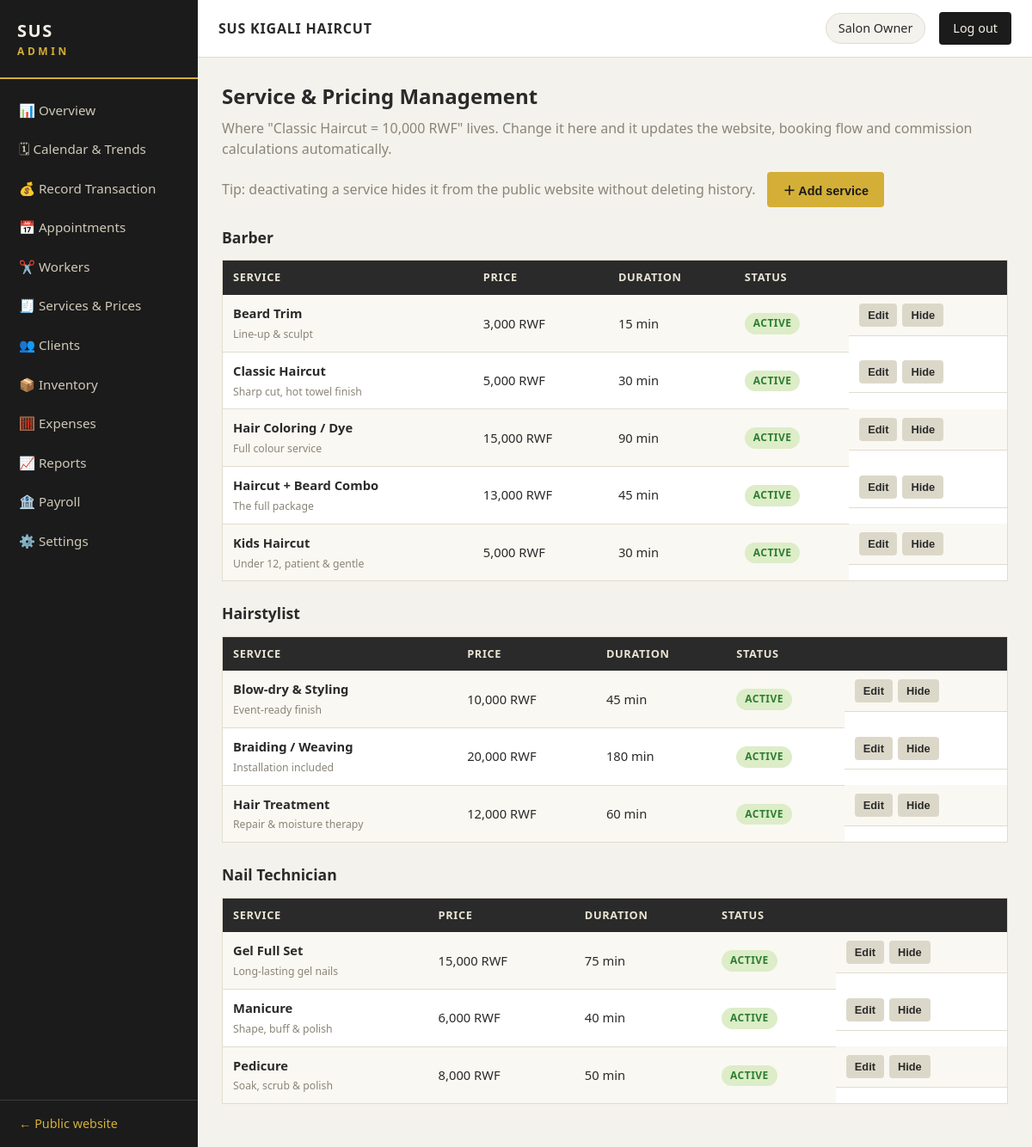
Page /admin/services (signed in) on the committed database.
### sus/models.py (models this page shows, shortened)
class Setting(db.Model):
    __tablename__ = "settings"
    key = db.Column(db.String(60), primary_key=True)
    value = db.Column(db.String(255), nullable=False)
    @staticmethod
    def get(key, default=None):
        s = Setting.query.get(key)
        return s.value if s else default

class User(db.Model):
    __tablename__ = "users"
    id = db.Column(db.Integer, primary_key=True)
    name = db.Column(db.String(120), nullable=False)
    phone = db.Column(db.String(30))
    email = db.Column(db.String(120), unique=True)
    role = db.Column(db.String(20), nullable=False, default="worker")  # super_admin / manager / worker
    password_hash = db.Column(db.String(255), nullable=False)
    status = db.Column(db.String(20), nullable=False, default="active")
    worker = db.relationship("Worker", backref="user", uselist=False)

class Service(db.Model):
    __tablename__ = "services"
    id = db.Column(db.Integer, primary_key=True)
    name = db.Column(db.String(120), nullable=False)
    description = db.Column(db.String(255))
    price = db.Column(db.Integer, nullable=False)  # RWF
    duration_minutes = db.Column(db.Integer, nullable=False, default=30)
    category = db.Column(db.String(40), nullable=False, default="Barber")
    active = db.Column(db.Boolean, nullable=False, default=True)

### sus/admin.py (the view)
@admin_bp.route("/services")
@role_required("super_admin", "manager")
def services():
    grouped = defaultdict(list)
    for s in Service.query.order_by(Service.category, Service.name).all():
        grouped[s.category].append(s)
    return render_template("admin/services.html", grouped=grouped,
                           categories=["Barber", "Hairstylist", "Nail Technician", "Other"])

### sus/__init__.py (called while the page is built)
def create_app(config_class=Config):
    app = Flask(__name__)
    app.config.from_object(config_class)
    db.init_app(app)
    from .public import public_bp
    from .admin import admin_bp
    from .api import api_bp
    app.register_blueprint(public_bp)
    app.register_blueprint(admin_bp)
    app.register_blueprint(api_bp)
    @app.template_filter("rwf")
    def rwf(value):
        try:
            return f"{int(value):,} RWF"
        except (TypeError, ValueError):
            return value
    @app.context_processor
    def inject_user():
        from .auth import current_user
        u = current_user()
        return {"current_user_name": u.name if u else ""}
    return app

### sus/auth.py (called while the page is built)
def current_user():
    uid = session.get("user_id")
    return User.query.get(uid) if uid else None

def role_required(*roles):
    def decorator(f):
        @wraps(f)
        def wrapper(*args, **kwargs):
            u = current_user()
            if not u:
                return redirect(url_for("admin.login", next=request.path))
            if u.role not in roles:
                return "Forbidden — you do not have permission to view this page.", 403
            return f(*args, **kwargs)
        return wrapper
    return decorator

### sus/public.py (called while the page is built)
def shop():
    return {
        "name": Setting.get("shop_name", "SUS KIGALI HAIRCUT"),
        "tagline": Setting.get("tagline", ""),
        "phone": Setting.get("phone", ""),
        "whatsapp": Setting.get("whatsapp", ""),
        "address": Setting.get("address", ""),
        "hours": Setting.get("hours", ""),
    }

@public_bp.app_context_processor
def inject_shop():
    return {"shop": shop()}

### sus/templates/admin/services.html (shortened to what this page needs)
{% extends "admin/base_admin.html" %}
{% block content %}
<h1>Service & Pricing Management</h1>
<p class="muted">Where "Classic Haircut = 10,000 RWF" lives. Change it here and it updates the website, booking flow and commission calculations automatically.</p>
<div class="toolbar">
  <span class="muted">Tip: deactivating a service hides it from the public website without deleting history.</span>
  <button class="btn-gold" onclick="toggleForm('service-form')">＋ Add service</button>
</div>
{% for category, items in grouped.items() %}
<h2 class="category-title">{{ category }}</h2>
<table>
  <tr><th>Service</th><th>Price</th><th>Duration</th><th>Status</th><th></th></tr>
  {% for s in items %}
  <tr>
    <td><strong>{{ s.name }}</strong><br><small class="muted">{{ s.description or '' }}</small></td>
    <td>{{ s.price|rwf }}</td>
    <td>{{ s.duration_minutes }} min</td>
    <td><span class="badge {{ 'confirmed' if s.active else 'cancelled' }}">{{ 'active' if s.active else 'hidden' }}</span></td>
    <td class="actions">
      <button class="btn-sm" onclick='editService({{ {
        "id": s.id, "name": s.name, "category": s.category, "price": s.price,
        "duration": s.duration_minutes, "description": s.description or "", "active": s.active }|tojson }})'>Edit</button>
      <form method="post" action="{{ url_for('admin.service_toggle', sid=s.id) }}" class="inline">
        <button class="btn-sm">{{ 'Hide' if s.active else 'Show' }}</button>
      </form>
    </td>
  </tr>
  {% endfor %}
</table>
{% endfor %}
{% endblock %}

### sus/templates/admin/base_admin.html (shortened to what this page needs)
<!DOCTYPE html>
<html lang="en">
<head>
  <link rel="stylesheet" href="{{ url_for('static', filename='css/admin.css') }}">
</head>
<body class="admin-body">
  <aside class="sidebar" id="sidebar">
    <div class="sidebar-brand">SUS <span>ADMIN</span></div>
    <nav>
      {% set role = session.get('role') %}
      {% if role == 'super_admin' or role == 'manager' %}
      <a href="{{ url_for('admin.overview') }}">📊 Overview</a>
      <a href="{{ url_for('admin.calendar_view') }}">🗓 Calendar & Trends</a>
      <a href="{{ url_for('admin.transactions') }}">💰 Record Transaction</a>
      <a href="{{ url_for('admin.appointments') }}">📅 Appointments</a>
      <a href="{{ url_for('admin.workers') }}">✂️ Workers</a>
      <a href="{{ url_for('admin.services') }}">🧾 Services & Prices</a>
      <a href="{{ url_for('admin.clients') }}">👥 Clients</a>
      <a href="{{ url_for('admin.inventory') }}">📦 Inventory</a>
      <a href="{{ url_for('admin.expenses') }}">🧮 Expenses</a>
      <a href="{{ url_for('admin.reports') }}">📈 Reports</a>
      {% endif %}
      {% if role == 'super_admin' %}
      <a href="{{ url_for('admin.payroll') }}">🏦 Payroll</a>
      <a href="{{ url_for('admin.settings') }}">⚙️ Settings</a>
      {% endif %}
    </nav>
    <a class="sidebar-bottom" href="{{ url_for('public.home') }}">← Public website</a>
  </aside>
  <div class="admin-main">
    <header class="admin-topbar">
      <span class="shop-name">{{ shop.name if shop else 'SUS KIGALI HAIRCUT' }}</span>
      <span class="user-chip">{{ current_user_name }}</span>
      <a class="btn-logout" href="{{ url_for('admin.logout') }}">Log out</a>
    </header>
    <div class="admin-content">
      {% block content %}{% endblock %}
    </div>
  </div>
</body>
</html>

### sus/static/css/admin.css (style rules this page uses)
:root { --dark: #1b1b1b; --dark2: #2a2a2a; --gold: #d4af37; --gold-soft: #e8c96a; --bg: #f4f2ec; --panel: #ffffff; --ink: #2a2a2a; --muted: #8a8578; --line: #e0dccf; --green: #2e7d32; --red: #b3261e; --amber: #b58100; }
* { margin: 0; padding: 0; box-sizing: border-box; }
body.admin-body { font-family: "Segoe UI", Arial, sans-serif; background: var(--bg); color: var(--ink); line-height: 1.55; }
.sidebar { position: fixed; top: 0; bottom: 0; left: 0; width: 230px; background: var(--dark); overflow-y: auto; z-index: 50; display: flex; flex-direction: column; }
.sidebar-brand { padding: 20px; font-size: 1.25rem; font-weight: bold; letter-spacing: .08em; color: var(--cream, #f5f0e6); border-bottom: 2px solid var(--gold); }
.sidebar-brand span { color: var(--gold); font-size: .75rem; letter-spacing: .3em; display: block; }
.sidebar nav { display: flex; flex-direction: column; padding: 14px 0; flex: 1; }
.sidebar nav a { padding: 11px 22px; color: #cfc9b8; font-size: .95rem; text-decoration: none; }
.sidebar-bottom { padding: 16px 22px; color: var(--gold); border-top: 1px solid #3a3a3a; text-decoration: none; font-size: .9rem; }
.admin-main { margin-left: 230px; min-height: 100vh; display: flex; flex-direction: column; }
.admin-topbar { display: flex; align-items: center; gap: 16px; padding: 14px 24px; background: var(--panel); border-bottom: 1px solid var(--line); position: sticky; top: 0; z-index: 40; }
.admin-topbar .shop-name { font-weight: bold; letter-spacing: .05em; }
.user-chip { background: var(--bg); border: 1px solid var(--line); padding: 6px 14px; border-radius: 999px; font-size: .9rem; }
.btn-logout { background: var(--dark); color: var(--cream, #f5f0e6); padding: 8px 16px; text-decoration: none; font-size: .9rem; border-radius: 4px; }
.admin-content { padding: 26px 28px; max-width: 1200px; width: 100%; }
.admin-content h1 { font-size: 1.5rem; margin-bottom: 6px; }
.admin-content h2 { font-size: 1.1rem; margin: 22px 0 10px; color: var(--dark2); }
table { width: 100%; border-collapse: collapse; background: var(--panel); border: 1px solid var(--line); margin: 12px 0 24px; font-size: .92rem; }
th { text-align: left; background: var(--dark2); color: #eae5d5; padding: 10px 12px; font-size: .8rem; text-transform: uppercase; letter-spacing: .05em; }
td { padding: 10px 12px; border-bottom: 1px solid var(--line); vertical-align: middle; }
tr:nth-child(even) td { background: #faf8f2; }
td.actions { display: flex; flex-wrap: wrap; gap: 6px; }
td.actions form { display: inline; }
.inline { display: inline; }
.toolbar { display: flex; gap: 14px; align-items: center; margin: 14px 0; flex-wrap: wrap; }
button, .btn-gold { background: var(--gold); color: var(--dark); border: none; padding: 10px 18px; font-weight: bold; font-size: .9rem; cursor: pointer; border-radius: 4px; text-decoration: none; display: inline-block; }
.btn-sm { padding: 6px 10px; font-size: .8rem; background: #dcd8c9; color: var(--ink); border-radius: 4px; cursor: pointer; }
.badge { display: inline-block; padding: 3px 10px; border-radius: 999px; font-size: .75rem; font-weight: bold; text-transform: uppercase; letter-spacing: .04em; }
.badge.confirmed { background: #dcedc8; color: var(--green); }
a { color: var(--dark2); }
.muted { color: var(--muted); }

### rows in the picture
Setting: value "SUS KIGALI HAIRCUT"
User: name "Salon Owner"
Service: category "Barber", name "Beard Trim", description "Line-up & sculpt", price|rwf "3,000 RWF", duration_minutes "15", active "ACTIVE", active "Hide"
Service: name "Classic Haircut", description "Sharp cut, hot towel finish", price|rwf "5,000 RWF", duration_minutes "30", active "ACTIVE", active "Hide"
Service: name "Hair Coloring / Dye", description "Full colour service", price|rwf "15,000 RWF", duration_minutes "90", active "ACTIVE", active "Hide"
Service: name "Haircut + Beard Combo", description "The full package", price|rwf "13,000 RWF", duration_minutes "45", active "ACTIVE", active "Hide"
Service: name "Kids Haircut", description "Under 12, patient & gentle", price|rwf "5,000 RWF", duration_minutes "30", active "ACTIVE", active "Hide"
Service: category "Hairstylist", name "Blow-dry & Styling", description "Event-ready finish", price|rwf "10,000 RWF", duration_minutes "45", active "ACTIVE", active "Hide"
Service: name "Braiding / Weaving", description "Installation included", price|rwf "20,000 RWF", duration_minutes "180", active "ACTIVE", active "Hide"
Service: name "Hair Treatment", description "Repair & moisture therapy", price|rwf "12,000 RWF", duration_minutes "60", active "ACTIVE", active "Hide"
Service: category "Nail Technician", name "Gel Full Set", description "Long-lasting gel nails", price|rwf "15,000 RWF", duration_minutes "75", active "ACTIVE", active "Hide"
Service: name "Manicure", description "Shape, buff & polish", price|rwf "6,000 RWF", duration_minutes "40", active "ACTIVE", active "Hide"
Service: name "Pedicure", description "Soak, scrub & polish", price|rwf "8,000 RWF", duration_minutes "50", active "ACTIVE", active "Hide"
